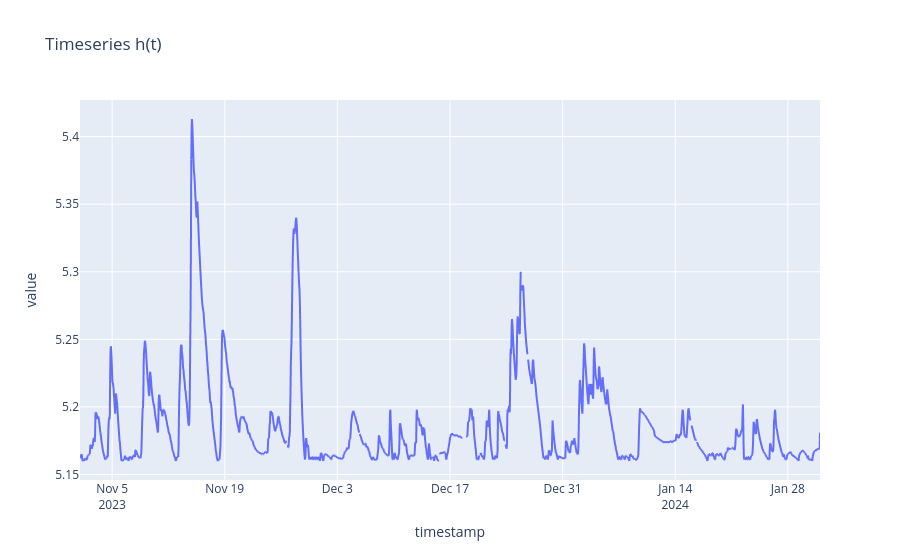

The cell this chart's notebook holds for it:
### Code cell
import plotly.express as px

fig = px.line(df, x="timestamp", y="value", title="Timeseries h(t)")
fig.show()

### Figure 1 — Plotly figure (JSON) as saved in the notebook; plotly's stock layout.template omitted (floating-point values rounded to 4 significant figures; data arrays with more than 128 entries replaced by an {"elided": "..."} marker saying what was removed)
{"data": [{"hovertemplate": "timestamp=%{x}<br>value=%{y}<extra></extra>", "legendgroup": "", "line": {"color": "#636efa", "dash": "solid"}, "marker": {"symbol": "circle"}, "mode": "lines", "name": "", "showlegend": false, "type": "scattergl", "x": {"elided": "2209 str values"}, "xaxis": "x", "y": {"elided": "2209 float values"}, "yaxis": "y"}], "layout": {"legend": {"tracegroupgap": 0}, "title": {"text": "Timeseries h(t)"}, "xaxis": {"anchor": "y", "domain": [0, 1], "title": {"text": "timestamp"}}, "yaxis": {"anchor": "x", "domain": [0, 1], "title": {"text": "value"}}}}
